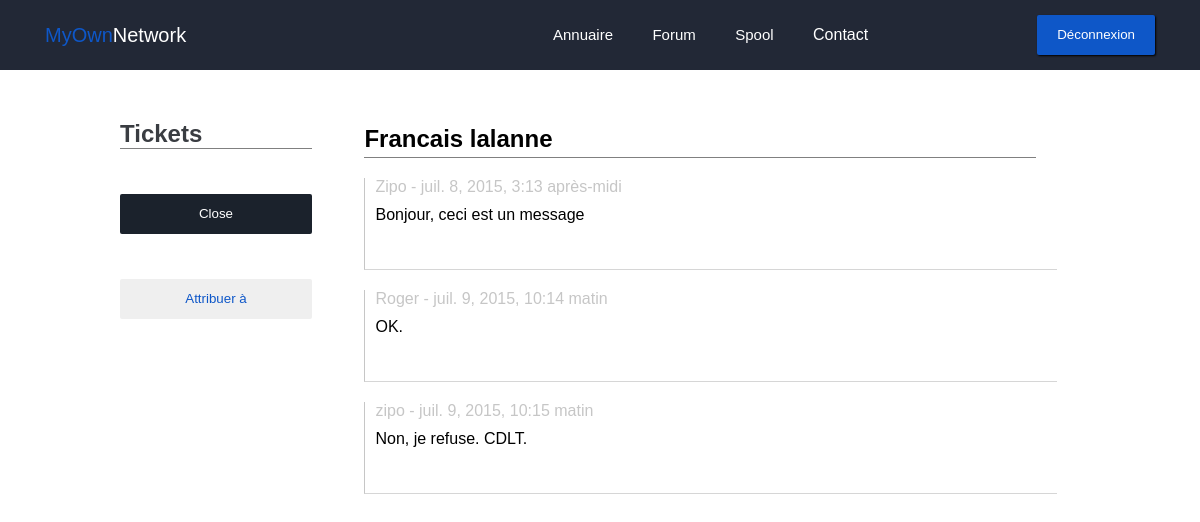
The page /ticket/ticket/1 (signed in) on the database its author committed.
### ticket/models.py (models this page shows, shortened)
class Ticket(models.Model):
    titre = models.CharField(max_length=100)
    date = models.DateTimeField(auto_now_add=True, verbose_name="Date de creation")
    auteur = models.CharField(max_length=100)
    closeby = models.CharField(max_length=100, null=True)
    attributedto = models.CharField(max_length=100, null=True)
    status = models.BooleanField(default=True)
    categorie = models.ForeignKey('Categorie')

class Message(models.Model):
    content = models.TextField()
    auteur = models.CharField(max_length=100)
    date = models.DateTimeField(auto_now_add=True, verbose_name="Date de creation")
    ticket = models.ForeignKey('Ticket')

### ticket/views.py (the view)
# urls.py: url(r'^ticket/', include('ticket.urls')),
def ticket(request, t):
    if request.user.is_authenticated():
        ticket = Ticket.objects.get(id=t)
        messages = Message.objects.all()
        users = User.objects.all()
        return render(request, 'ticket/ticket.html', locals())
    return render(request, 'intra/index.html')

### ticket/templates/ticket/ticket.html (shortened to what this page needs)
{% extends "base.html" %}
{% load i18n %}
{% load static %}
{% block staticfiles %}
	<link rel="stylesheet" href="{% static 'ticket/css/style.css' %}">
{% endblock %}
{% block content %}
	<div class="forum">
		<div class="wrapper">
			<div class="forum_nav grey2">
				<h1>Tickets</h1>
				<form method="post" action="{% url 'ticket.views.openorclose' %}">
				  {% if ticket.status %}
				  <button class="btn blue0Back white">Open</button>
				  {% else %}
				  <button class="btn blue2Back white">Close</button>
				  {% endif %}
				</form>
				{% if request.user.is_staff %}
				<button class="btn gray0Back blue0" onclick="showorhide('admin1', 'ticket_admin')">Attribuer à</button>
				{% endif %}
			</div>
			<div class="post_content">
				<div class="post_content__header">
					<h2>{{ ticket.titre }}</h2>
				</div>
				<div class="post_content__body">
					<ul>
						{% for message in messages %}
						{% if message.ticket == ticket %}
						<li>
							<p>{{ message.auteur }} - {{ message.date }}</p>
							<p>{{ message.content }}</p>
						</li>
						{% endif %}
						{% endfor %}
					</ul>
				</div>
			</div>
		</div>
	</div>
{% endblock %}

### static/ticket/css/style.css (style rules this page uses)
* { padding: 0; margin: 0; font-family: arial; fill: #ffffff; }
.wrapper { width: 80vw; margin: auto; }
.btn { height: 40px; line-height: 40px; padding-left: 20px; padding-right: 20px; border: none; outline: none; border-radius: 2px; box-shadow: 1px 1px 2px black; }
.blue0 { color: #0e57c8; }
.white { color: white; }
.grey2 { color: #3a3d42; }
.blue2Back { background-color: #1b222c; }
.content h1, h2 { margin-bottom: 20px; }
.forum { display: block; margin-top: 50px; }
.forum_nav { display: inline-block; width: 20%; min-height: 80vh; margin-right: 5%; }
.forum_nav h1:after { content: ' '; display: block; width: 100%; border-bottom: 1px solid grey; margin-bottom: 45px; }
.forum_nav .btn { box-shadow: none; width: 100%; margin-bottom: 45px; }
.post_content { display: inline-block; width: 70%; vertical-align: top; }
.post_content__header h2 { border-bottom: 1px solid grey; line-height: 37px; }
.post_content__body { padding-bottom: 120px; }
.post_content__body ul { list-style: none; }
.post_content__body ul li { width: 100%; margin-bottom: 20px; border-left: 1px solid #c6c6c6; border-bottom: 1px solid #d6d6d6; padding-left: 10px; padding-right: 10px; padding-bottom: 35px; }
.post_content__body ul li p:first-child { color: #c6c6c6; }
.post_content__body ul li p { margin-bottom: 10px; }
.ticket_admin select, button { margin: 0; }

### rows shown on the page
Ticket: titre "Francais lalanne"
Message: auteur "Zipo", date "juil. 8, 2015, 3:13 après-midi", content "Bonjour, ceci est un message"
Message: auteur "Roger", date "juil. 9, 2015, 10:14 matin", content "OK."
Message: auteur "zipo", date "juil. 9, 2015, 10:15 matin", content "Non, je refuse. CDLT."
